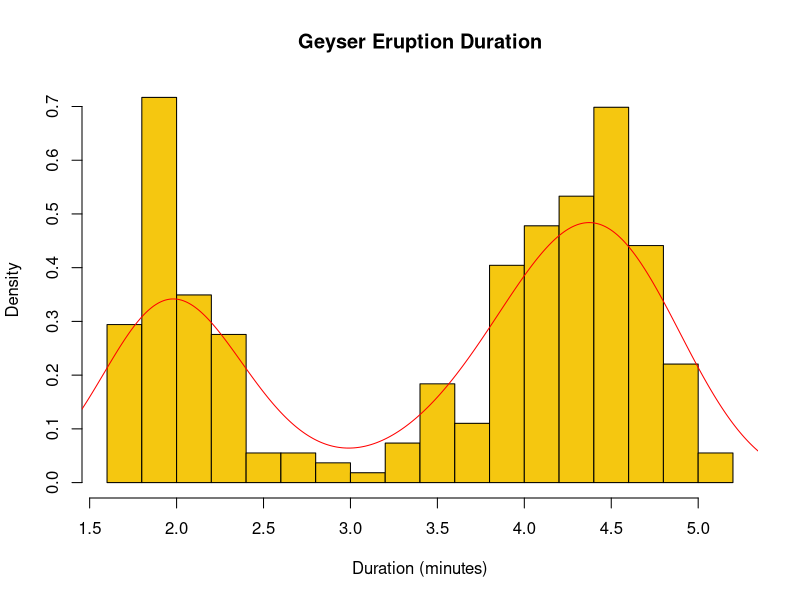

Here is the R script that generated this plot:
## ---- chunk 1
knitr::opts_chunk$set(echo = FALSE)

## ---- chunk 2
n_breaks <- 15;bw_adjust <- 1
colors <- length(ggplot2:::bin_breaks_width(range(faithful), width = bw_adjust)$breaks) - 1L
hist(faithful$eruptions, probability = TRUE, breaks = as.numeric(n_breaks),
     xlab = "Duration (minutes)", main = "Geyser Eruption Duration", col = colors)
dens <- density(faithful$eruptions, adjust = bw_adjust);lines(dens, col = "red")
## ---- chunk 3
summary(faithful)
